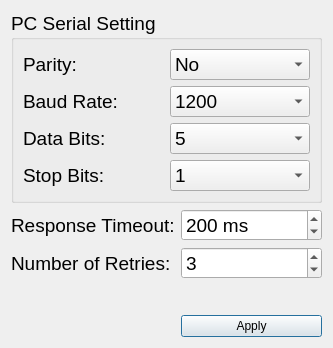
<?xml version="1.0" encoding="UTF-8"?>
<ui version="4.0">
 <class>SettingsDialog</class>
 <widget class="QDialog" name="SettingsDialog">
  <property name="geometry">
   <rect>
    <x>0</x>
    <y>0</y>
    <width>333</width>
    <height>317</height>
   </rect>
  </property>
  <property name="font">
   <font>
    <pointsize>14</pointsize>
   </font>
  </property>
  <property name="windowTitle">
   <string>PC Serial Settings</string>
  </property>
  <property name="inputMethodHints">
   <set>Qt::ImhHiddenText</set>
  </property>
  <layout class="QGridLayout" name="gridLayout">
   <item row="1" column="1">
    <widget class="QSpinBox" name="timeoutSpinner">
     <property name="accelerated">
      <bool>true</bool>
     </property>
     <property name="suffix">
      <string> ms</string>
     </property>
     <property name="minimum">
      <number>-1</number>
     </property>
     <property name="maximum">
      <number>5000</number>
     </property>
     <property name="singleStep">
      <number>20</number>
     </property>
     <property name="value">
      <number>200</number>
     </property>
    </widget>
   </item>
   <item row="4" column="1">
    <widget class="QPushButton" name="applyButton">
     <property name="sizePolicy">
      <sizepolicy hsizetype="Minimum" vsizetype="Expanding">
       <horstretch>0</horstretch>
       <verstretch>5</verstretch>
      </sizepolicy>
     </property>
     <property name="font">
      <font>
       <pointsize>9</pointsize>
      </font>
     </property>
     <property name="text">
      <string>Apply</string>
     </property>
    </widget>
   </item>
   <item row="1" column="0">
    <widget class="QLabel" name="label">
     <property name="text">
      <string>Response Timeout:</string>
     </property>
    </widget>
   </item>
   <item row="2" column="0">
    <widget class="QLabel" name="label_6">
     <property name="text">
      <string>Number of Retries:</string>
     </property>
    </widget>
   </item>
   <item row="2" column="1">
    <widget class="QSpinBox" name="retriesSpinner">
     <property name="value">
      <number>3</number>
     </property>
    </widget>
   </item>
   <item row="0" column="0" colspan="2">
    <widget class="QGroupBox" name="groupBox">
     <property name="title">
      <string>PC Serial Setting</string>
     </property>
     <layout class="QGridLayout" name="gridLayout_2">
      <item row="0" column="0">
       <widget class="QLabel" name="label_2">
        <property name="text">
         <string>Parity:</string>
        </property>
       </widget>
      </item>
      <item row="0" column="1">
       <widget class="QComboBox" name="parityCombo">
        <item>
         <property name="text">
          <string>No</string>
         </property>
        </item>
        <item>
         <property name="text">
          <string>Even</string>
         </property>
        </item>
        <item>
         <property name="text">
          <string>Odd</string>
         </property>
        </item>
        <item>
         <property name="text">
          <string>Space</string>
         </property>
        </item>
        <item>
         <property name="text">
          <string>Mark</string>
         </property>
        </item>
       </widget>
      </item>
      <item row="1" column="0">
       <widget class="QLabel" name="label_3">
        <property name="text">
         <string>Baud Rate:</string>
        </property>
       </widget>
      </item>
      <item row="1" column="1">
       <widget class="QComboBox" name="baudCombo">
        <property name="currentText">
         <string>1200</string>
        </property>
        <item>
         <property name="text">
          <string>1200</string>
         </property>
        </item>
        <item>
         <property name="text">
          <string>2400</string>
         </property>
        </item>
        <item>
         <property name="text">
          <string>4800</string>
         </property>
        </item>
        <item>
         <property name="text">
          <string>9600</string>
         </property>
        </item>
        <item>
         <property name="text">
          <string>19200</string>
         </property>
        </item>
        <item>
         <property name="text">
          <string>38400</string>
         </property>
        </item>
        <item>
         <property name="text">
          <string>57600</string>
         </property>
        </item>
        <item>
         <property name="text">
          <string>115200</string>
         </property>
        </item>
       </widget>
      </item>
      <item row="2" column="0">
       <widget class="QLabel" name="label_4">
        <property name="text">
         <string>Data Bits:</string>
        </property>
       </widget>
      </item>
      <item row="2" column="1">
       <widget class="QComboBox" name="dataBitsCombo">
        <property name="currentText">
         <string>5</string>
        </property>
        <item>
         <property name="text">
          <string>5</string>
         </property>
        </item>
        <item>
         <property name="text">
          <string>6</string>
         </property>
        </item>
        <item>
         <property name="text">
          <string>7</string>
         </property>
        </item>
        <item>
         <property name="text">
          <string>8</string>
         </property>
        </item>
       </widget>
      </item>
      <item row="3" column="0">
       <widget class="QLabel" name="label_5">
        <property name="text">
         <string>Stop Bits:</string>
        </property>
       </widget>
      </item>
      <item row="3" column="1">
       <widget class="QComboBox" name="stopBitsCombo">
        <item>
         <property name="text">
          <string>1</string>
         </property>
        </item>
        <item>
         <property name="text">
          <string>3</string>
         </property>
        </item>
        <item>
         <property name="text">
          <string>2</string>
         </property>
        </item>
       </widget>
      </item>
     </layout>
    </widget>
   </item>
   <item row="3" column="1">
    <spacer name="verticalSpacer">
     <property name="orientation">
      <enum>Qt::Vertical</enum>
     </property>
     <property name="sizeType">
      <enum>QSizePolicy::Fixed</enum>
     </property>
     <property name="sizeHint" stdset="0">
      <size>
       <width>20</width>
       <height>30</height>
      </size>
     </property>
    </spacer>
   </item>
  </layout>
 </widget>
 <resources/>
 <connections/>
</ui>
